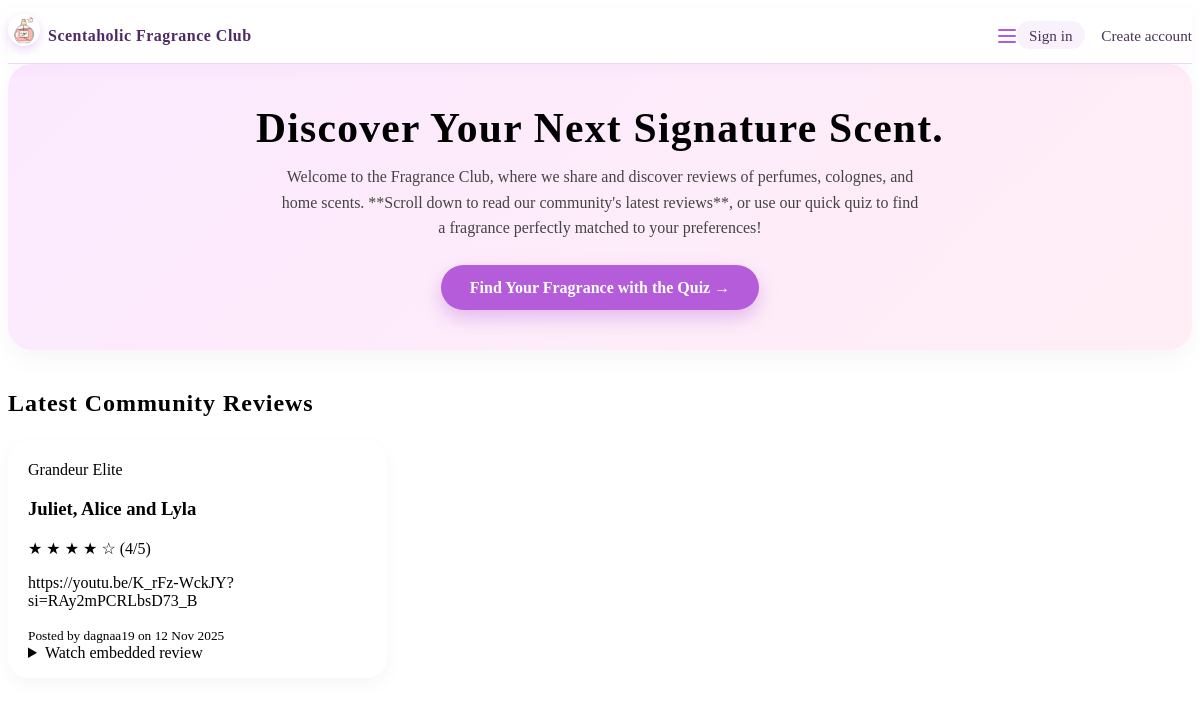
The app's page /reviews/ with its own data.
### reviews/models.py (models this page shows, shortened)
class Review(models.Model):
    author = models.ForeignKey(
        get_user_model(),
        on_delete=models.CASCADE,
        related_name="reviews",
        null=True,
        blank=True,
        help_text="User who wrote this review",
    )
    brand = models.CharField(max_length=80)
    fragrance_name = models.CharField(max_length=120)
    rating = models.PositiveSmallIntegerField()  # 1–5 later
    body = models.TextField()
    video_url = models.URLField(
        max_length=200,
        null=True,
        blank=True,
        help_text="Optional video URL, not currently used by embed logic below.",
    )
    created = models.DateTimeField(auto_now_add=True)
    class Meta:
        ordering = ["-created"]
    @property
    def youtube_embed_src_auto(self):
        text = self.body or ""
        match = re.search(r"https?://[^\s)]+", text)
        if not match:
            return None
        return self._youtube_to_embed(match.group(0))
    @staticmethod
    def _youtube_to_embed(url: str | None) -> str | None:
        if not url:
            return None
        try:
            parsed = urlparse(url)
            host = parsed.netloc.lower()
            video_id = None
            if "youtu.be" in host:
                video_id = parsed.path.lstrip("/")
            elif "youtube.com" in host:
                qs = parse_qs(parsed.query)
                video_id = (qs.get("v") or [None])[0]
            if not video_id:
                return None
            qs = parse_qs(parsed.query)
            start = (qs.get("t") or qs.get("start") or [None])[0]
            if start:
                start = start.replace("s", "")
            src = f"https://www.youtube.com/embed/{video_id}?rel=0"
            if start:
                sep = "&" if "?" in src else "?"
                src = f"{src}{sep}start={start}"
            return src
        except Exception:
            return None

### reviews/views.py (the view)
# urls.py: path("", RedirectView.as_view(pattern_name="reviews:home", permanent=False), name="root"),
def home(request):
    reviews = Review.objects.only("brand", "fragrance_name", "rating", "body", "created")[:20]
    return render(request, "reviews/home.html", {"reviews": reviews})

### reviews/templates/reviews/home.html (shortened to what this page needs)
{% extends "reviews/base.html" %}
{% block content %}
    <div class="hero-section">
        <h1 class="hero-title">
            Discover Your Next Signature Scent.
        </h1>
        <p class="hero-text">
            Welcome to the Fragrance Club, where we share and discover reviews of perfumes, colognes, and home scents. **Scroll down to read our community's latest reviews**, or use our quick quiz to find a fragrance perfectly matched to your preferences!
        </p>
        <a href="https://fragrance-quiz-27faab65c010.herokuapp.com/" target="_blank" rel="noopener"
            class="btn btn-primary hero-btn">
            Find Your Fragrance with the Quiz →
        </a>
    </div>
    <h2 class="section-heading">Latest Community Reviews</h2>
    {% if reviews %}
        <div class="review-list">
            {% for review in reviews %}
                <div class="review-card">
                    <a href="{% url 'reviews:detail' review.id %}" class="card-link">
                        <div class="review-header">
                            <div class="review-title">
                                <div class="brand-name">{{ review.brand }}</div>
                                <h3 class="fragrance-name">{{ review.fragrance_name }}</h3>
                            </div>
                            <div class="rating">
                                {% for i in "12345"|make_list %}
                                    {% if forloop.counter <= review.rating %}
                                        <span class="star">★</span>
                                    {% else %}
                                        <span class="star-empty">☆</span>
                                    {% endif %}
                                {% endfor %}
                                ({{ review.rating }}/5)
                            </div>
                        </div>
                        <p class="review-body">{{ review.body|truncatewords:40 }}</p>
                        <div class="review-meta">
                            <small>Posted by {{ review.author.username|default:"Anonymous" }} on {{ review.created|date:"j M Y" }}</small>
                        </div>
                    </a>
                    {% with review.youtube_embed_src_auto as yt %}
                        {% if yt %}
                            <details class="review-video-details">
                                <summary>Watch embedded review</summary>
                        {% endif %}
                    {% endwith %}
            {% endfor %}
    {% else %}
        <p>No reviews yet. Add one in the admin.</p>
    {% endif %}
{% endblock %}

### reviews/static/reviews/css/reviews.css (style rules this page uses)
.hero-section { background: linear-gradient(135deg, #fbe9ff, #ffeef5); border-radius: 1.5rem; padding: 2.5rem 1.75rem; margin-bottom: 2.5rem; text-align: center; box-shadow: 0 10px 25px rgba(0, 0, 0, 0.04); }
.hero-title { font-size: clamp(1.9rem, 3vw + 1rem, 2.6rem); margin: 0 0 0.75rem; letter-spacing: 0.03em; }
.hero-text { max-width: 40rem; margin: 0 auto 1.5rem; font-size: 1rem; line-height: 1.6; color: #444; }
.hero-btn { display: inline-block; padding: 0.85rem 1.8rem; border-radius: 999px; background: #b45cda; color: #fff; font-weight: 600; text-decoration: none; box-shadow: 0 8px 18px rgba(180, 92, 218, 0.35); transition: transform 0.15s ease, box-shadow 0.15s ease, background 0.15s ease; }
.section-heading { font-size: 1.5rem; margin: 0 0 1.5rem; letter-spacing: 0.04em; }
.review-list { display: grid; grid-template-columns: 1fr; gap: 1.5rem; }
@media (min-width: 600px) { .review-list { grid-template-columns: repeat(2, minmax(0, 1fr)); } }
@media (min-width: 992px) { .review-list { grid-template-columns: repeat(3, minmax(0, 1fr)); } }
.review-card { background: #ffffff; border-radius: 1.25rem; padding: 1.25rem 1.25rem 1rem; box-shadow: 0 6px 18px rgba(0, 0, 0, 0.04); display: flex; flex-direction: column; justify-content: space-between; }
.card-link { display: block; color: inherit; text-decoration: none; }

### records on screen
Review: brand "Grandeur Elite", fragrance_name "Juliet, Alice and Lyla", rating "4", body "https://youtu.be/K_rFz-WckJY?si=RAy2mPCRLbsD73_B", author.username "dagnaa19", created "12 Nov 2025"
